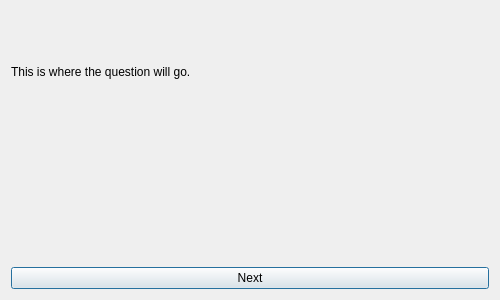
<?xml version="1.0" encoding="UTF-8"?>
<ui version="4.0">
 <class>QuestionDialog</class>
 <widget class="QDialog" name="QuestionDialog">
  <property name="geometry">
   <rect>
    <x>0</x>
    <y>0</y>
    <width>500</width>
    <height>300</height>
   </rect>
  </property>
  <property name="windowTitle">
   <string>Question</string>
  </property>
  <layout class="QVBoxLayout" name="verticalLayout">
   <item>
    <widget class="QLabel" name="questionLabel">
     <property name="text">
      <string>This is where the question will go.</string>
     </property>
     <property name="wordWrap">
      <bool>true</bool>
     </property>
    </widget>
   </item>
   <item>
    <widget class="QWidget" name="answersContainer" native="true">
     <layout class="QVBoxLayout" name="answersLayout"/>
    </widget>
   </item>
   <item>
    <widget class="QPushButton" name="nextButton">
     <property name="text">
      <string>Next</string>
     </property>
    </widget>
   </item>
  </layout>
 </widget>
 <resources/>
 <connections/>
</ui>
